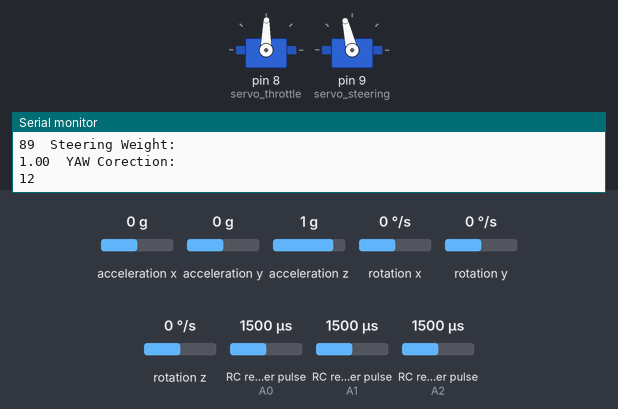
A sketch run on a simulated Arduino Uno, built with avr-gcc and run on an emulated ATmega328P. On the bench: 2 × servo, the last lines printed to the serial monitor. Wiring (inferred from the names in the program): 3 × RC receiver channel: data A0 / data A1 / data A2; MPU-6050 motion sensor at I2C address 0x68. Inputs (shaded band) come from the test bench; at power-on: rotation z 0 °/s, RC receiver pulse (sensors on A0, A1, A2) 1500 µs, acceleration x 0 g, acceleration y 0 g, acceleration z 1 g, rotation x 0 °/s, rotation y 0 °/s.

Above: at 1.26 s.
1.3 s: rotation z set to -192 °/s
At 1.49 s:
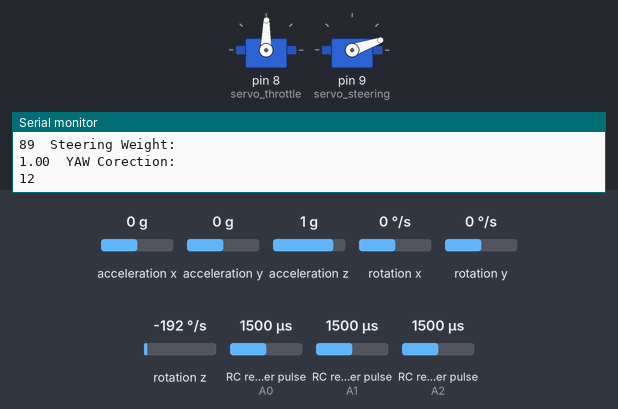
4.3 s: RC receiver pulse (sensor on A0) set to 1515 µs
7.3 s: RC receiver pulse (sensor on A1) set to 1020 µs
At 8.0 s:
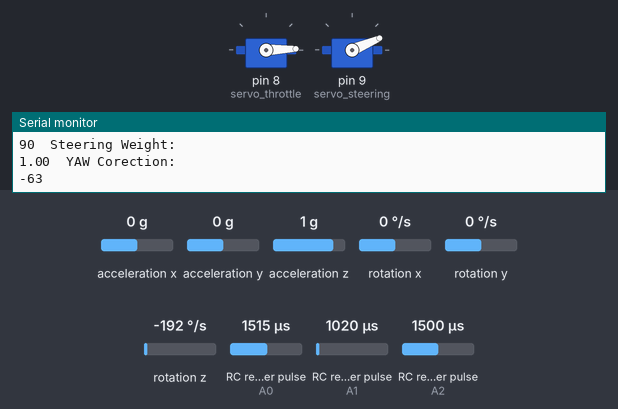
10.3 s: rotation z set to -100 °/s
At 10.95 s:
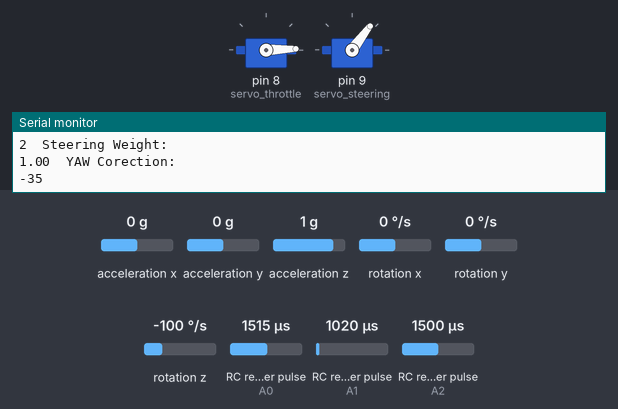
Timing chart, 0 to 14.3 s (numbered marks = the images above; inputs shaded):
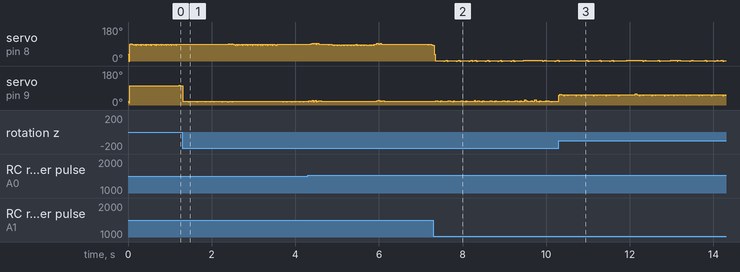

The sketch:

sketch_may06a.ino
```cpp
#include <EnableInterrupt.h>
#include <Wire.h>
#include <Servo.h>

#define SERIAL_PORT_SPEED 57600
#define RC_NUM_CHANNELS  3
#define GYRO_NUM_CHANNELS 7
#define SERVO_NUM_CHANNELS 3

#define YAW_LAMBDA 0.9
#define RC_STEERING_LAMBDA 0.9
#define RC_THROTTLE_LAMBDA 0.6

#define RC_STR_LIM_LEFT 30
#define RC_STR_LIM_RIGHT 140

#define RC_STEERING  0
#define RC_THROTTLE  1
#define RC_CH1  0
#define RC_CH2  1
#define RC_CH3  2

#define RC_CH1_INPUT  A0
#define RC_CH2_INPUT  A1
#define RC_CH3_INPUT  A2

#define GYRO_AcX 0
#define GYRO_AcY 1
#define GYRO_AcZ 2
#define GYRO_Tmp 3
#define GYRO_GyX 4
#define GYRO_GyY 5
#define GYRO_GyZ 6

int ch_lims[RC_NUM_CHANNELS][4] = {{1000, 2000, 0, 180}, {1000, 2000, 0, 180}, {1000, 2000, 0, 180}};
long loop_count = 0;
uint16_t rc_values[RC_NUM_CHANNELS];
uint32_t rc_start[RC_NUM_CHANNELS];
uint16_t gyro_values[GYRO_NUM_CHANNELS];
uint16_t gyro_values_old[GYRO_NUM_CHANNELS];
uint16_t rx_servo_vals_old[RC_NUM_CHANNELS];
uint16_t rx_servo_vals[RC_NUM_CHANNELS];
int16_t steering_value, throttle_value, yaw_correction;
double steering_weight;

Servo servo_steering;
Servo servo_throttle;

volatile uint16_t rc_shared[RC_NUM_CHANNELS];
const int MPU_addr = 0x68; // I2C address of the MPU-6050
int16_t AcX, AcY, AcZ, Tmp, GyX, GyY, GyZ;

void rc_read_values() {
  noInterrupts();
  memcpy(rc_values, (const void *)rc_shared, sizeof(rc_shared));
  interrupts();
}

void calc_input(uint8_t channel, uint8_t input_pin) {
  if (digitalRead(input_pin) == HIGH) {
    rc_start[channel] = micros();
  } else {
    uint16_t rc_compare = (uint16_t)(micros() - rc_start[channel]);
    rc_shared[channel] = rc_compare;
  }
}


void retrieve_gyro_data() {
  Wire.beginTransmission(MPU_addr);
  Wire.write(0x3B);  // starting with register 0x3B (ACCEL_XOUT_H)
  Wire.endTransmission(false);
  Wire.requestFrom(MPU_addr, 14, true);
  for (int i = 0; i < GYRO_NUM_CHANNELS; i++) {
    gyro_values[i] = Wire.read() << 8 | Wire.read();
  }
}

void calc_ch1() {
  calc_input(RC_CH1, RC_CH1_INPUT);
}
void calc_ch2() {
  calc_input(RC_CH2, RC_CH2_INPUT);
}
void calc_ch3() {
  calc_input(RC_CH3, RC_CH3_INPUT);
}

double ewma(double new_val, double old_val, double lambda) {
  return new_val * lambda + (1 - lambda) * old_val;
}


void map_rc_values_to_servo() {
  for (int i = 0; i < RC_NUM_CHANNELS; i++) {
    if (rc_values[i] < ch_lims[i][0]) {
      rx_servo_vals[i] = ch_lims[i][2];
    }
    else if (rc_values[i] > ch_lims[i][1]) {
      rx_servo_vals[i] = ch_lims[i][3];
    }
    else {
      rx_servo_vals[i] = map(rc_values[i], ch_lims[i][0], ch_lims[i][1], ch_lims[i][2], ch_lims[i][3]);
    }
  }
}

void output_rx_values() {
  for (int i = 0; i < RC_NUM_CHANNELS; i++) {
    Serial.print("CH"); Serial.print(i); Serial.print(": "); Serial.print(rc_values[i]); Serial.print("\t");
    Serial.print("SERVO"); Serial.print(i); Serial.print(": "); Serial.print(rx_servo_vals[i]); Serial.print("\t");
  }
  Serial.println("");
}

void output_gyro_values() {
  for (int i = 0; i < GYRO_NUM_CHANNELS; i++) {
    Serial.print("Gyro Value "); Serial.print(i); Serial.print(": "); Serial.print(gyro_values[i]);
  }
  Serial.println("");
}


void output_servo_values() {
  Serial.print("Steering Value: "); Serial.print(steering_value); Serial.print("\t");
  Serial.println("Throttle Value:  "); Serial.print(throttle_value);  Serial.print("\t");
  Serial.println("Steering Weight:  "); Serial.print(steering_weight);  Serial.print("\t");
  Serial.println("YAW Corection:  "); Serial.println(yaw_correction);
}


void initialise_servos() {
  steering_value = int((RC_STR_LIM_LEFT + RC_STR_LIM_RIGHT) * 0.5);
  throttle_value = 90;

  servo_throttle.attach(8);
  servo_steering.attach(9);

  servo_steering.write(steering_value);
  servo_throttle.write(throttle_value);

}


void setup() {
  initialise_servos();
  Wire.begin();
  Wire.beginTransmission(MPU_addr);
  Wire.write(0x6B);  // PWR_MGMT_1 register
  Wire.write(0);     // set to zero (wakes up the MPU-6050)
  Wire.endTransmission(true);
  Serial.begin(SERIAL_PORT_SPEED);

  pinMode(RC_CH1_INPUT, INPUT);
  pinMode(RC_CH2_INPUT, INPUT);
  pinMode(RC_CH3_INPUT, INPUT);

  enableInterrupt(RC_CH1_INPUT, calc_ch1, CHANGE);
  enableInterrupt(RC_CH2_INPUT, calc_ch2, CHANGE);
  enableInterrupt(RC_CH3_INPUT, calc_ch3, CHANGE);


}


void loop() {
  rc_read_values();
  retrieve_gyro_data();
  map_rc_values_to_servo();

  //  output_rx_values();
  //  output_gyro_values();

  yaw_correction = ewma(gyro_values[GYRO_GyZ], yaw_correction, YAW_LAMBDA);
  yaw_correction = map(yaw_correction, -40000, 30000, -90, 90);

  steering_value = ewma(rx_servo_vals[RC_STEERING], steering_value, RC_STEERING_LAMBDA);
  steering_weight = map(abs(90. - double(steering_value)), 0., 90., 1. , 0.);

  steering_value = yaw_correction + steering_value;
  throttle_value = ewma(rx_servo_vals[RC_THROTTLE], throttle_value, RC_THROTTLE_LAMBDA);

  servo_steering.write(steering_value);
  servo_throttle.write(throttle_value);

  if (loop_count % 500 == 0) output_servo_values();

  loop_count++;

}
```
